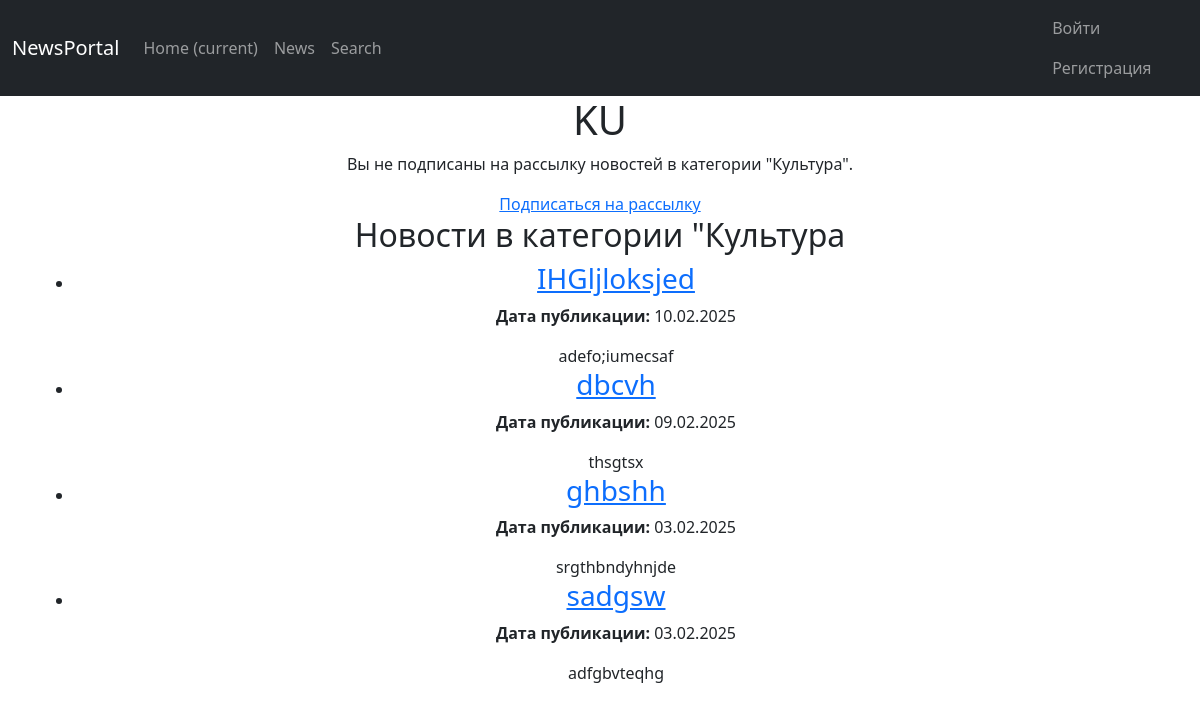
Before: /category/2/ with the older database file.
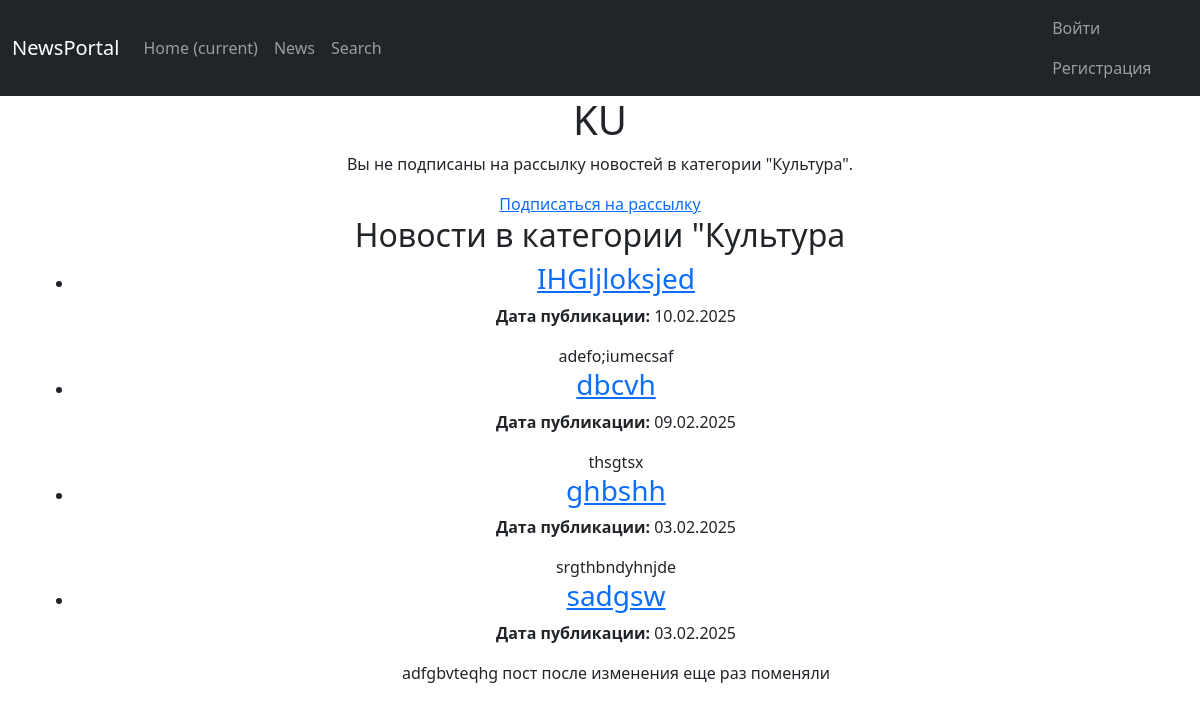
After: the same page with the newer database file.
### news/models.py (models this page shows, shortened)
class Category(models.Model):
	politics = 'PO'
	kulture = 'KU'
	showbiz = 'SH'
	economy = 'EC'
	science = 'SC'
	sport = 'SP'
	trevel = 'TR'
	CATEGORY_CHOICES = [
		(politics, 'Политика'),
		(kulture, 'Культура'),
		(showbiz, 'Шоу-Бизнес'),
		(economy, 'Экономика'),
		(science, 'Наука и Техника'),
		(sport, 'Спорт'),
		(trevel, 'Путешествия')
	]
	name = models.CharField(max_length=2, choices=CATEGORY_CHOICES, unique=True)
	subscribers = models.ManyToManyField(User, related_name='subsribed_categories', blank=True)
	def __str__(self):
		return dict(self.CATEGORY_CHOICES)[self.name]
	pass

class Post(models.Model):
	article = "AR"
	news = "NW"
	POST_TYPE = [
		(article, "Статья"),
		(news, "Новость")
	]
	author = models.ForeignKey(Author, on_delete=models.CASCADE)
	post_type = models.CharField(max_length=2, choices=POST_TYPE)
	name = models.CharField(max_length=255, help_text=_('post title'))
	post = models.TextField()
	time = models.DateTimeField(auto_now_add=True)
	rating = models.IntegerField(default=0)
	category = models.ManyToManyField(Category, through='PostCategory')
	def preview(self):
		return self.post[:124] + '...' if len(self.post) > 124 else self.post
	def get_absolute_url(self):
		return reverse('post_detail', args=[str(self.id)])
	pass

### news/views.py (the view)
# urls.py: path('category/<int:category_id>/', category_detail, name='category_detail'),
@cache_page(120)
def category_detail(request, category_id):
	category = get_object_or_404( Category, id=category_id)
	posts = Post.objects.filter(category=category).order_by('-time')
	user = request.user
	is_subscribed = user in category.subscribers.all()
	context = {
		'category': category,
		'posts': posts,
		'is_subscribed': is_subscribed,
	}
	return render(request, 'category_detail.html', context)

### templates/category_detail.html (shortened to what this page needs)
{% extends 'flatpages/default.html' %}
{% load custom_tags %}
{% block content %}
<h1>{{ category.name }}</h1>
{% if is_subscribed %}
    <p>Вы подписаны на рассылку новостей в категории "{{ category }}.</p>
    <a href="{% url 'toggle_subscription' category.id user.id %}?subscribe=true">Отписаться от рассылки</a>
{% else %}
  <p>Вы не подписаны на рассылку новостей в категории "{{ category }}".</p>
  <a href="{% url 'toggle_subscription' category.id user.id %}?subscribe=true">Подписаться на рассылку</a>
{% endif %}
<h2>Новости в категории "{{ category }}</h2>
<ul>
    {% for post in posts %}
    <li>
        <h3><a href="{{ post.get_absolute_url }}">{{ post.name }}</a> </h3>
        <p><strong>Дата публикации:</strong> {{ post.time|date:"d.m.Y" }}</p>
        <div>
            {{ post.preview }}
        </div>
    </li>
{% empty %}
    <li>Нет новостей в этой категории.</li>
    {% endfor %}
</ul>
{% endblock content %}

### templates/flatpages/default.html (shortened to what this page needs)
<!DOCTYPE html>
<html lang="en">
    <head>
        {% load static %}
        <link href="{% static 'css/styles.css' %}" rel="stylesheet" />
    </head>
    <body>
        {% load cache %}
        {% cache 600 'navbar' %}
        <nav class="navbar navbar-expand-lg navbar-dark bg-dark static-top">
            <div class="container">
                <a class="navbar-brand" href="#">NewsPortal</a>
                <div class="collapse navbar-collapse" id="navbarResponsive">
                    <ul class="navbar-nav ml-auto">
                        <li class="nav-item active">
                            <a class="nav-link" href="#">Home
                            <span class="sr-only">(current)</span>
                            </a>
                        </li>
                        <li class="nav-item">
                            <a class="nav-link" href="/news/">News</a>
                        </li>
                        <li class="nav-item">
                            <a class="nav-link" href="/news/search/">Search</a>
                        </li>
                    </ul>
                </div>
            </div>
            <div class="container@ style="width: 450px">
                <div class="navbar-collapse callapse" id="navbarNav">
                    <ul class="nav navbar-nav ml-auto">
                        <li class="nav-item active">
                            {% if user.is_authenticated %}
                                <a class="nav-link" href="{% url 'index' %}">Профиль</a>
                            {% else %}
                                <a class="nav-link" href="{% url 'account_login' %}">Войти</a>
                            {% endif %}
                        </li>
                        <li class="nav-item active">
                            {% if not user.is_authenticated %}
                                <a class="nav-link" href="{% url 'account_signup' %}">Регистрация</a>
                            {% endif %}
                        </li>
                    </ul>
            </div>
        </nav>
        {% endcache %}
        <div class="container">
            <div class="row">
                <div class="col-lg-12 text-center">
                     {% block content %}{% endblock content %}
                </div>
             </div>
        </div>
    </body>
</html>

Changed rows visible on the page:
changed Post "sadgsw": preview "adfgbvteqhg" → "adfgbvteqhg пост после изменения еще раз поменяли"
